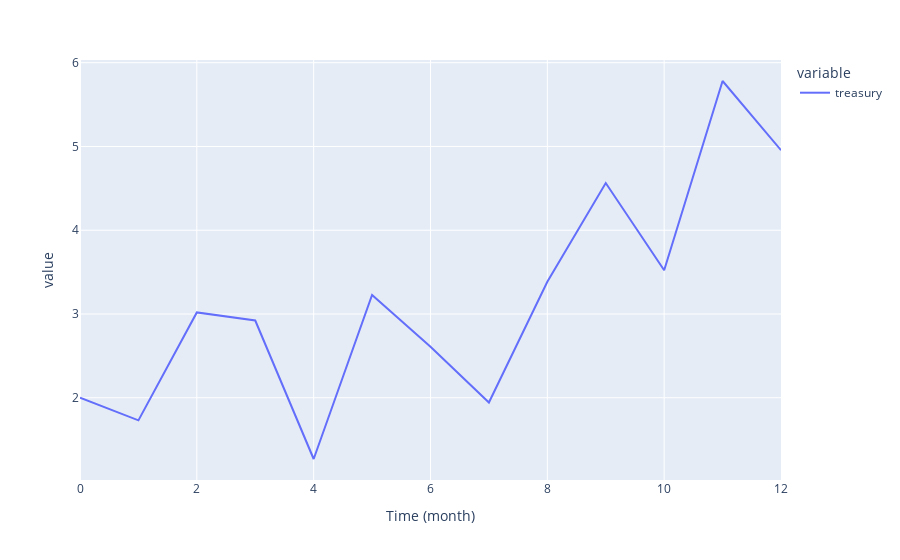

Notebook code cell kept with this figure:
### Markdown cell above
## story 1: a small dao sustained by near funds

### Code cell
fundmodel = {'curvetype':'constant','amount':5}

costmodel = {'curvetype':'fluctuation','mean':6.5,'noise':1}
incomemodel = {'curvetype':'fluctuation','mean':2,'noise':1}

daotreasury = 2 # initial treasury for every dao

# start simulation
Nstep = 12
var_df = runsimu(Nstep,daotreasury,{'costmodel':costmodel,'incomemodel':incomemodel,'fundmodel':fundmodel})
px.line(var_df,y=['treasury'])

### Figure 1 — Plotly figure (JSON) as saved in the notebook; plotly's stock layout.template omitted (floating-point values rounded to 4 significant figures)
{"data": [{"hovertemplate": "variable=treasury<br>Time (month)=%{x}<br>value=%{y}<extra></extra>", "legendgroup": "treasury", "line": {"color": "#636efa", "dash": "solid"}, "mode": "lines", "name": "treasury", "orientation": "v", "showlegend": true, "type": "scatter", "x": [0, 1, 2, 3, 4, 5, 6, 7, 8, 9, 10, 11, 12], "xaxis": "x", "y": [2, 1.73, 3.019, 2.922, 1.269, 3.228, 2.61, 1.943, 3.384, 4.564, 3.523, 5.781, 4.955], "yaxis": "y"}], "layout": {"legend": {"title": {"text": "variable"}, "tracegroupgap": 0}, "margin": {"t": 60}, "xaxis": {"anchor": "y", "domain": [0, 1], "title": {"text": "Time (month)"}}, "yaxis": {"anchor": "x", "domain": [0, 1], "title": {"text": "value"}}}}
